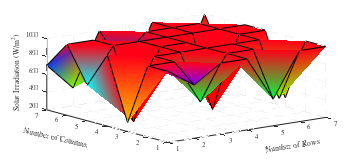

The MATLAB script that drew this image:
clc;
clear all;

% define figure properties
opts.width      = 3.6;
opts.height     = 1.6;
opts.fontType   = 'Times';
opts.fontSize   = 5;

x = 1:1:7;
y = 1:1:7;

[X,Y] = meshgrid(x,y);

Z = [
        1000        0800        1000        1000        0500        1000        1000;
        1000        1000        0500        1000        1000        0400        1000;
        0300        1000        1000        1000        1000        1000        0300;
        1000        0200        1000        1000        0200        1000        1000;
        0600        1000        1000        1000        1000        1000        1000;
        1000        1000        0700        1000        1000        1000        0500;
        0700        0400        1000        0300        1000        0300        1000
    ];

fig = surf(Z);
xlabel('Number of Rows');
ylabel('Number of Columns');
zlabel('Solar Irradiation (W/m^2)');

set(gca,'GridLineStyle','--','GridColor',[0.7, 0.7, 0.7]);
set(gca,'fontname',opts.fontType,'FontSize',opts.fontSize);
set(gca,'xtick',[1:1:7],'ytick',[1:1:7]);
set(get(gca,'xlabel'),'rotation',9);
set(get(gca,'ylabel'),'rotation',-13);

colormap("hsv");
% colorbar;
set(fig,'edgecolor','black','LineWidth',0.2,'facecolor','interp');

set(gcf, 'PaperUnits', 'inches');
set(gcf, 'PaperPosition', [0 0 opts.width opts.height]);
print('Random Shading','-vector','-dmeta','-r900');

% pause(1)
% close all

% Z = [
%         1000        1000        1000        1000        1000        1000        1000;
%         1000        1000        1000        1000        1000        1000        1000;
%         1000        1000        1000        1000        1000        1000        1000;
%         1000        1000        1000        1000        1000        1000        1000;
%         1000        1000        1000        1000        1000        1000        1000;
%         1000        1000        1000        1000        1000        1000        1000;
%         1000        1000        1000        1000        1000        1000        1000
%     ];